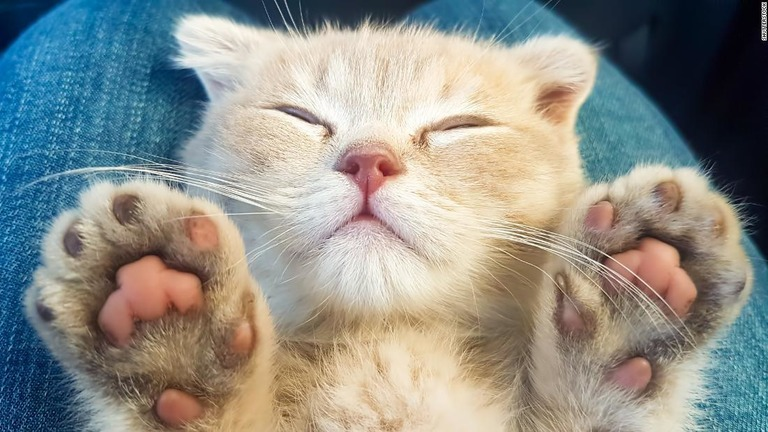
#> input picture image/cat.jpeg, 768 x 432 px
$ python read_write.py
#> lines starting #> are read from the running program, lines starting #| are printed output that depends on the picture; after the words box and inside, x2 and y2 are one past the last pixel; in counts of white or black regions, pixels touching at a corner belong together
import cv2

# opencvをインポートする時

# img = cv2.imread("image/cat.jpeg", cv2.IMREAD_GRAYSCALE)
img = cv2.imread("image/cat.jpeg")
#> img is the input picture: shape (432, 768, 3); mean B, G, R 137.5, 143.8, 142.1
print(img.shape)
#| (432, 768, 3)
# ↑画像のサイズ

# 画像のサイズを半分に
resize_img = cv2.resize(img, dsize=(768 // 2, 432 // 2))
cv2.imwrite("image/resize_cat.jpeg", resize_img)

cv2.putText(
    img,
    text="CAT !!!",
    org=(100, 250),
    fontFace=cv2.FONT_HERSHEY_SIMPLEX,
    fontScale=5,
    color=(255, 255, 0),
    thickness=3,
)
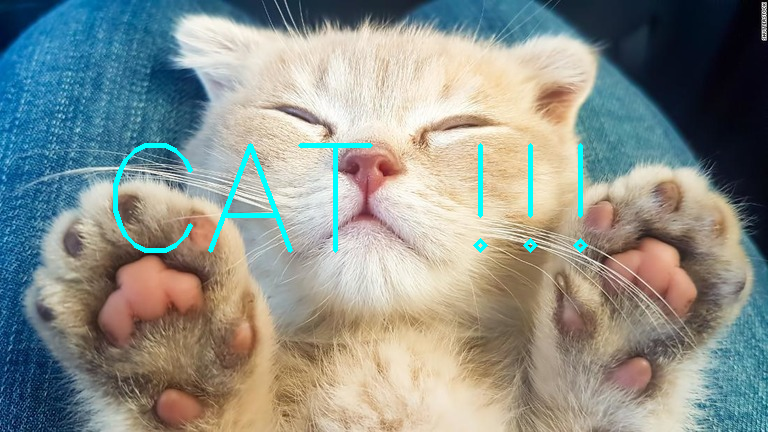
#> img: shape (432, 768, 3); 1.45% of pixels changed, all inside (x1, y1, x2, y2) = (113, 143, 588, 253)
# cv2.imshow("Image", img)

# cv2.waitKey(1000)

# cv2.imwrite("image/new_cat.jpeg", img)
